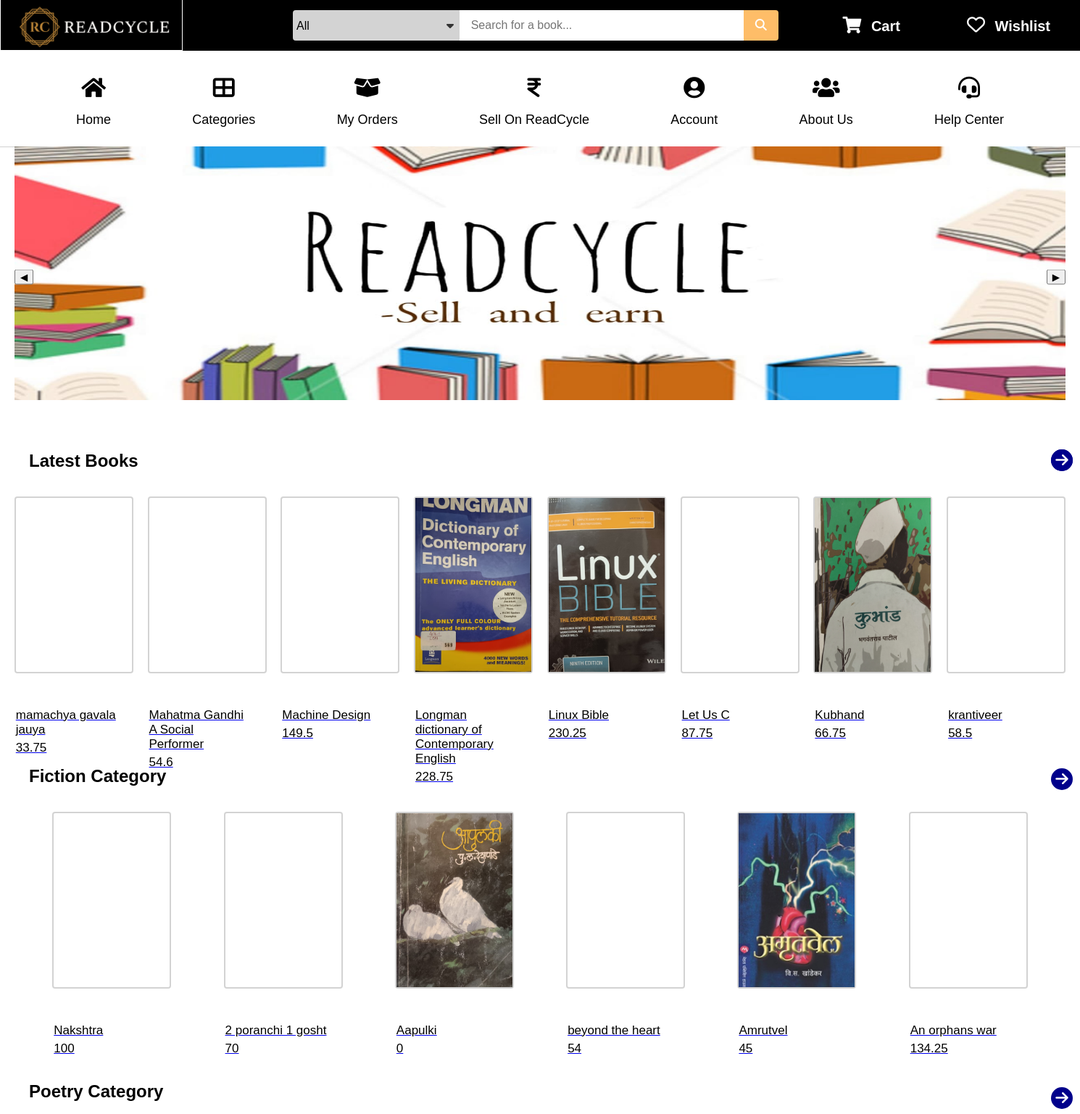
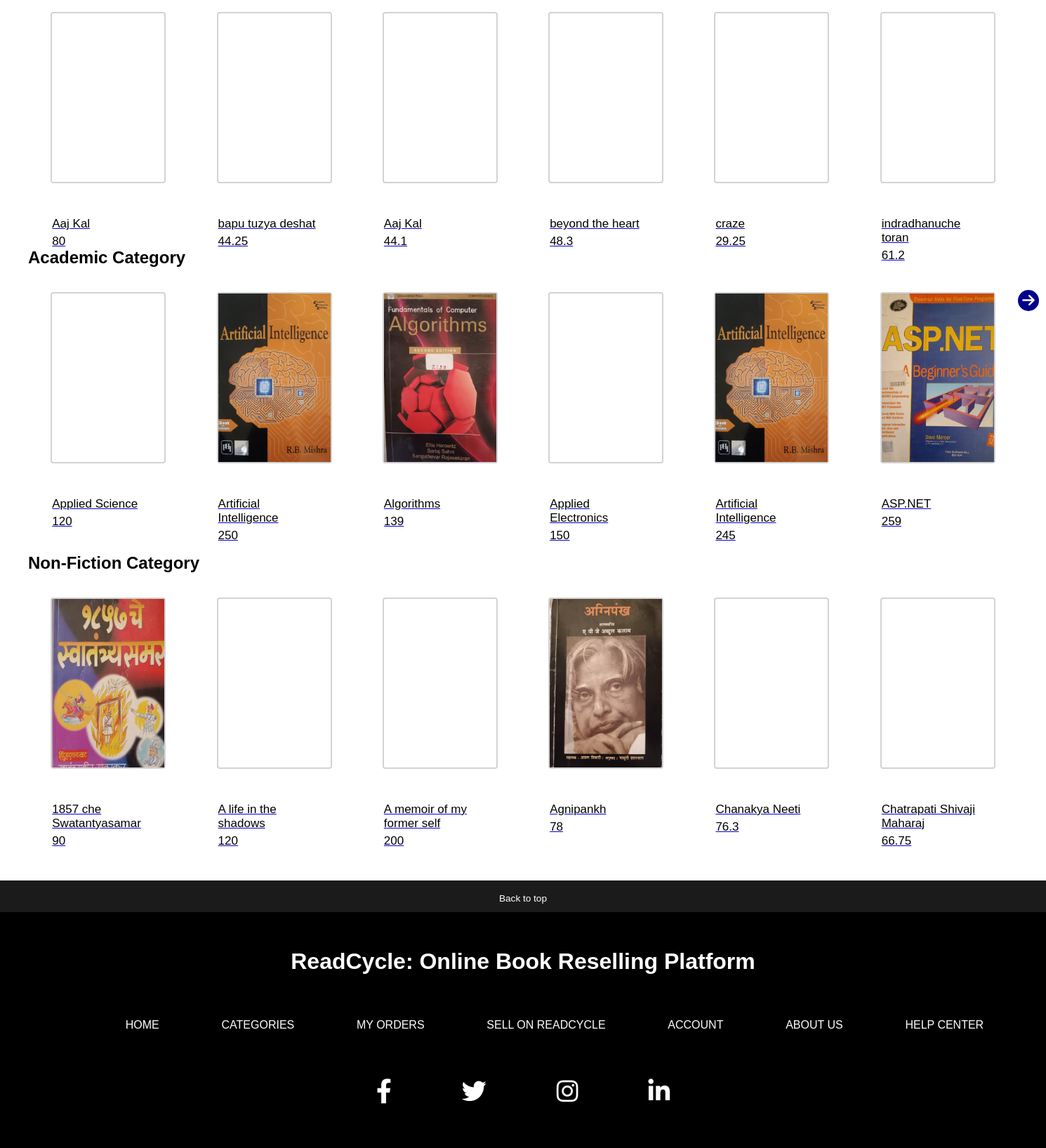
The page /homepage.php on the database its author committed (2 pictures, top to bottom).
### tables this page shows
CREATE TABLE `add_books` (
  `book_id` int(11) NOT NULL,
  `category` varchar(30) NOT NULL,
  `book_condition` varchar(30) NOT NULL,
  `book_name` varchar(50) NOT NULL,
  `actual_price` float NOT NULL,
  `price` float NOT NULL,
  `author` varchar(30) NOT NULL,
  `subcategory` varchar(30) NOT NULL,
  `book_image` varchar(255) NOT NULL,
  `name` varchar(50) NOT NULL,
  `email` varchar(50) NOT NULL,
  `quantity` int(11) NOT NULL,
  `admin_cut` decimal(10,2) DEFAULT 0.00,
  `condition_deduction` decimal(10,2) DEFAULT 0.00
);

### homepage.php (the view, shortened to what this page needs)
<?php
$servername = "localhost";
$username = "root";
$password = "";
$dbname = "readcycle";
$conn = new mysqli($servername, $username, $password, $dbname);
$sql_fiction = "SELECT * FROM add_books WHERE category = 'fiction' LIMIT 6";
$result_fiction = $conn->query($sql_fiction);
$sql_poetry = "SELECT * FROM add_books WHERE category = 'poetry' LIMIT 6";
$result_poetry = $conn->query($sql_poetry);
$sql_academic = "SELECT * FROM add_books WHERE category = 'academic-textbook' LIMIT 6";
$result_academic = $conn->query($sql_academic);
$sql_non_fiction = "SELECT * FROM add_books WHERE category = 'non-fiction' LIMIT 6";
$result_non_fiction = $conn->query($sql_non_fiction);
$sql = "SELECT * FROM add_books ORDER BY book_id DESC LIMIT 8;";
$result = $conn->query($sql);
?>
<!DOCTYPE html>
<html>
<head>
<link rel="stylesheet" href="https://cdnjs.cloudflare.com/ajax/libs/font-awesome/6.5.1/css/all.min.css">
</head>
<body>
<header>
    <div class="navbar">
        <div class="nav-logo border">
            <div class="logo"></div>
        </div>
     <div class="nav-categories">
  <div class="category-select-container">
    <select class="category-select" name="cat" id="categorySelect">
      <option value="" hidden>All</option>
    </select>
    <i class="fa-solid fa-caret-down"></i>
  </div>
</div>
    <form method="GET" action="search.php">
        <div class="nav-search">
            <input placeholder="   Search for a book..." class="search-input" type="search" name="query" id="searchInput">
            <button type="submit" class="search-button"><i class="fa-solid fa-magnifying-glass"></i> </button>
        </div>
    </form>
        <div class="nav-cart border">
            <a href="cart.php">
                <i class="fas fa-shopping-cart"></i>
                Cart
            </a>
        </div>
        <div class="nav-resell border">
            <a href="wishlist.php">
                <i class="fa-regular fa-heart"></i>
                Wishlist
            </a>
        </div>
    </div>
</header>
<section class="section-1">
<div class="section-1-container">
<div class="section-1-item">
<a href="homepage.php">
<i class="fas fa-home"></i>
</a>
<a href="homepage.php">
Home
</a>
</div>
<div class="section-1-item">
<a href="categories.php">
<i class="fa-solid fa-table-cells-large"></i>
</a>
<a href="categories.php">
Categories
</a>
</div>
<div class="section-1-item">
<a href="orders.php">
<i class="fa-solid fa-box-open"></i>
</a>
<a href="orders.php">
My Orders
</a>
</div>
<div class="section-1-item">
<a href="become a reseller.php">
<i class="fas fa-indian-rupee-sign"></i>
</a>
<a href="become a reseller.php">
Sell On ReadCycle
</a>
</div>
<div class="section-1-item">
<a href="account.php">
<i class="fas fa-circle-user"></i>
</a>
<a href="account.php">
Account
</a>
</div>
<div class="section-1-item">
<a href="About_Us.php">
<i class="fas fa-users"></i>
</a>
<a href="About_Us.php">
About Us
</a>
</div>
<div class="section-1-item">
<a href="help_center.php">
<i class="fa-solid fa-headset"></i>
</a>
<a href="help_center.php">
Help Center
</a>
</div>
</section>
<div id="carousel-container"  style="width: calc(100% - 40px); height: 400px; margin: 0 20px; object-fit: cover;">
  <div id="carousel">
    <div class="carousel-item"><img src="images/banner 1.jpg" alt="Image 1" width="100%" height="100px"></div>
  </div>
  <div id="carousel-buttons">
    <button class="carousel-button" onclick="prevSlide()">&#9664;</button>
    <button class="carousel-button" onclick="nextSlide()">&#9654;</button>
  </div>
</div>
 <h2 style="margin-left: 40px;">Latest Books</h2>
	<div class="fornt-button">
        <a href="categories.php" class="back-button">
        </a>
    </div>
    <div class="shop-section">
        <?php
    if ($result->num_rows > 0) {
        while($row = $result->fetch_assoc()) {
            echo "<div class='box'>
                    <div class='box-content'>
                        <a href='book_details.php?id=" . $row['book_id'] . "'>
                            <div class='box-img' style='background-image: url(" . $row['book_image'] . ");'></div>
                            <div class='book-name'>" . $row['book_name'] . "</div>
                            <div class='book-price'>" . $row['price'] . "</div>
                        </a>
                    </div>
                  </div>";
        }
    } else {
        echo "No books found";
    }
    ?>
    </div>
<br><br><br><br><br><br>
    <h2 style="margin-left: 40px;">Fiction Category</h2>
	<div class="fornt-button">
        <a href="fiction_new.php" class="back-button">
            <i class="fa-solid fa-arrow-right"style="font-size: 20px;"></i>
        </a>
    </div>
    <div class="shop-section">
        <?php
    if ($result_fiction->num_rows > 0) {
        while($row = $result_fiction->fetch_assoc()) {
            echo "<div class='box'>
                    <div class='box-content'>
                        <a href='book_details.php?id=" . $row['book_id'] . "'>
                            <div class='box-img' style='background-image: url(" . $row['book_image'] . ");'></div>
                            <div class='book-name'>" . $row['book_name'] . "</div>
                            <div class='book-price'>" . $row['price'] . "</div>
                        </a>
                    </div>
                  </div>";
        }
    } else {
        echo "No books found for Fiction category";
    }
    ?>
    </div>
    <br><br><br><br><br><br>
    <h2 style="margin-left: 40px;">Poetry Category</h2>
	<div class="fornt-button">
        <a href="poetry.php" class="back-button1">
            <i class="fa-solid fa-arrow-right"style="font-size: 20px;"></i>
        </a>
    </div>
    <div class="shop-section">
<?php
    if ($result_poetry->num_rows > 0) {
        while($row = $result_poetry->fetch_assoc()) {
            echo "<div class='box'>
                    <div class='box-content'>
                        <a href='book_details.php?id=" . $row['book_id'] . "'>
                            <div class='box-img' style='background-image: url(" . $row['book_image'] . ");'></div>
                            <div class='book-name'>" . $row['book_name'] . "</div>
                            <div class='book-price'>" . $row['price'] . "</div>
                        </a>
                    </div>
                  </div>";
        }
    } else {
        echo "No books found for Poetry category";
    }
    ?>
    </div>
<br><br><br><br>
    <h2 style="margin-left: 40px;">Academic Category</h2>
	<div class="fornt-button">
        <a href="academic-textbook.php" class="back-button2">
            <i class="fa-solid fa-arrow-right"style="font-size: 20px;"></i>
        </a>
    </div>
    <div class="shop-section">
       <?php
    if ($result_academic->num_rows > 0) {
        while($row = $result_academic->fetch_assoc()) {
            echo "<div class='box'>
                    <div class='box-content'>
                        <a href='book_details.php?id=" . $row['book_id'] . "'>
                            <div class='box-img' style='background-image: url(" . $row['book_image'] . ");'></div>
                            <div class='book-name'>" . $row['book_name'] . "</div>
                            <div class='book-price'>" . $row['price'] . "</div>
                        </a>
                    </div>
                  </div>";
        }
    } else {
        echo "No books found for Academic category";
    }
    ?>
    </div>
    <br><br><br><br><br><br>
    <h2 style="margin-left: 40px;">Non-Fiction Category</h2>
	<div class="fornt-button">
        <a href="non_fiction.php" class="back-button3">
            <i class="fa-solid fa-arrow-right"style="font-size: 20px;"></i>
        </a>
    </div>
    <div class="shop-section">
       <?php
    if ($result_non_fiction->num_rows > 0) {
        while($row = $result_non_fiction->fetch_assoc()) {
            echo "<div class='box'>
                    <div class='box-content'>
                        <a href='book_details.php?id=" . $row['book_id'] . "'>
                            <div class='box-img' style='background-image: url(" . $row['book_image'] . ");'></div>
                            <div class='book-name'>" . $row['book_name'] . "</div>
                            <div class='book-price'>" . $row['price'] . "</div>
                        </a>
                    </div>
                  </div>";
        }
    } else {
        echo "No books found for Non-Fiction category";
    }
    ?>
    </div>
<br><br><br><br><br><br>
<br>
<br>
<footer>
        <div class="foot-panel1">
           <a href="homepage.php"> Back to top </a>
        </div>
</footer>
<?php include 'footer.php'; ?>
</body>
</html>

### footer.php (shortened to what this page needs)
<!DOCTYPE html>
<html lang="en">
<head>
    <link rel="stylesheet" href="https://cdnjs.cloudflare.com/ajax/libs/font-awesome/5.15.1/css/all.min.css">
</head>
<body>
<footer>
    <div style="background-color: black; padding-top: 30px; text-align: center; color: white; padding-bottom: 60px;  margin-top: 0px;">
        <h1 style="color: white;">ReadCycle: Online Book Reselling Platform</h1>
        <h2 style="color: orange;"></h2><br><br>
        <div class="footer-links">
            <a href="homepage.php">HOME</a>
            <a href="categories.php">CATEGORIES</a>
            <a href="orders.php">MY ORDERS</a>
            <a href="become a reseller.php">SELL ON READCYCLE</a>
            <a href="account.php">ACCOUNT</a>
            <a href="About_Us.php">ABOUT US</a>
            <a href="help_center.php">HELP CENTER</a>
        </div>
        <div class="social-media-icons">
            <a href="https://www.facebook.com/"><i class="fab fa-facebook-f"></i></a>
            <a href="https://www.twitter.com/"><i class="fab fa-twitter"></i></a>
            <a href="https://www.instagram.com/"><i class="fab fa-instagram"></i></a>
            <a href="https://www.linkedin.in/"><i class="fab fa-linkedin-in"></i></a>
        </div>
    </div>
</footer>
</body>
</html>

### footer.php (style rules this page uses)
footer { margin-top: 15px; }
.footer-links { display: flex; justify-content: space-evenly; background-color: black; color: white; height: 30px; align-items: center; font-size: 16px; margin-left: 90px; }
.footer-links a { text-decoration: none; color: white; transition: color 0.3s ease; }
.social-media-icons { display: flex; justify-content: center; margin-top: 60px; }
.social-media-icons a { margin: 0 50px; color: white; text-decoration: none; font-size: 35px; transition: color 0.3s ease; }

### rows shown on the page
add_books: book_name "mamachya gavala jauya", price "33.75"
add_books: book_name "Mahatma Gandhi A Social Performer", price "54.6"
add_books: book_name "Machine Design", price "149.5"
add_books: book_image (picture), book_name "Longman dictionary of Contemporary English", price "228.75"
add_books: book_image (picture), book_name "Linux Bible", price "230.25"
add_books: book_name "Let Us C", price "87.75"
add_books: book_image (picture), book_name "Kubhand", price "66.75"
add_books: book_name "krantiveer", price "58.5"
add_books: book_name "Nakshtra", price "100"
add_books: book_name "2 poranchi 1 gosht", price "70"
add_books: book_image (picture), book_name "Aapulki", price "0"
add_books: book_name "beyond the heart", price "54"
add_books: book_image (picture), book_name "Amrutvel", price "45"
add_books: book_name "An orphans war", price "134.25"
add_books: book_name "Aaj Kal", price "80"
add_books: book_name "bapu tuzya deshat", price "44.25"
add_books: book_name "Aaj Kal", price "44.1"
add_books: book_name "beyond the heart", price "48.3"
add_books: book_name "craze", price "29.25"
add_books: book_name "indradhanuche toran", price "61.2"
add_books: book_name "Applied Science", price "120"
add_books: book_image (picture), book_name "Artificial Intelligence", price "250"
add_books: book_image (picture), book_name "Algorithms", price "139"
add_books: book_name "Applied Electronics", price "150"
add_books: book_image (picture), book_name "Artificial Intelligence", price "245"
add_books: book_image (picture), book_name "ASP.NET", price "259"
add_books: book_image (picture), book_name "1857 che Swatantyasamar", price "90"
add_books: book_name "A life in the shadows", price "120"
add_books: book_name "A memoir of my former self", price "200"
add_books: book_image (picture), book_name "Agnipankh", price "78"
add_books: book_name "Chanakya Neeti", price "76.3"
add_books: book_name "Chatrapati Shivaji Maharaj", price "66.75"
